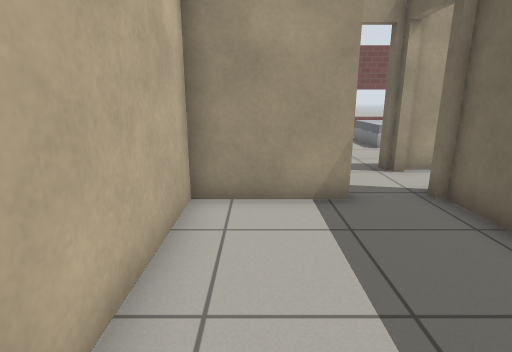
view 1 (above)

17 first-person views from a walk through a robot-simulator world made for Gazebo. The camera is 1 m above the floor, tilts 14° down and sees 80° across. The floor is counted in squares, 0.5 m on a side. Each view is taken from the middle of a square. On the plan, view 1 faces up. The plan holds only what a view shows up to about 17 squares ahead; the rest is blank. Gazebo's built-in surfaces are drawn with simple patterns.

view 2
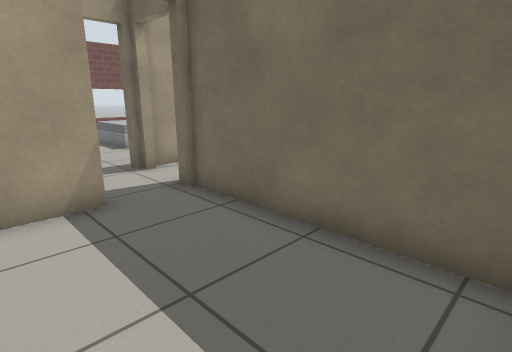

view 3
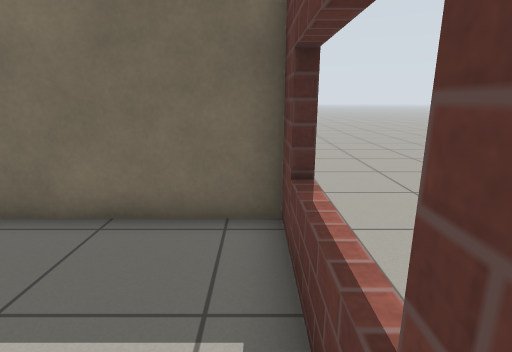

view 4
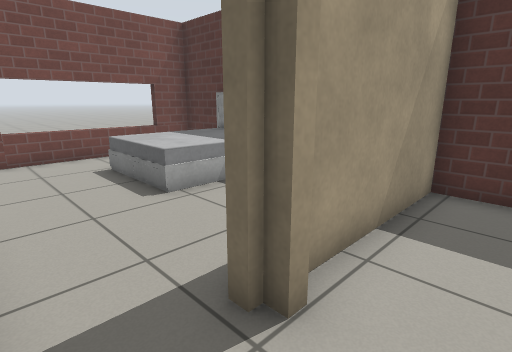

view 5
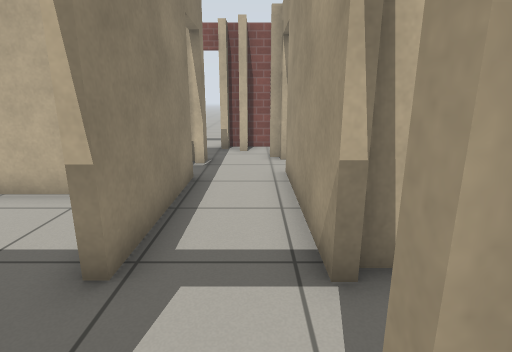

view 6
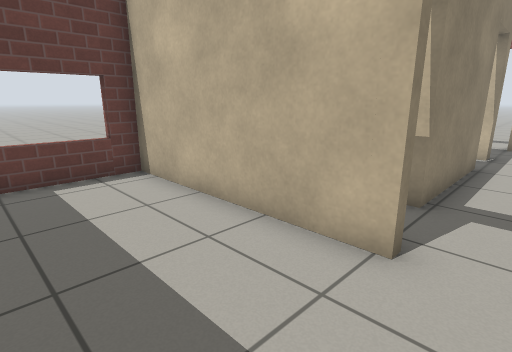

view 7
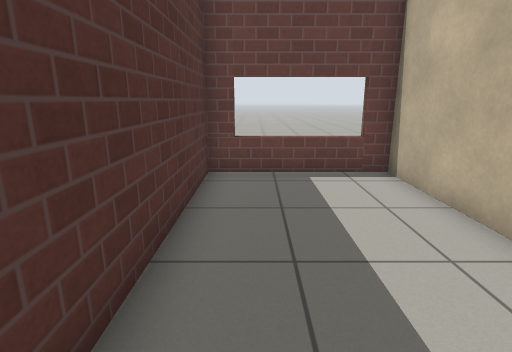

view 8
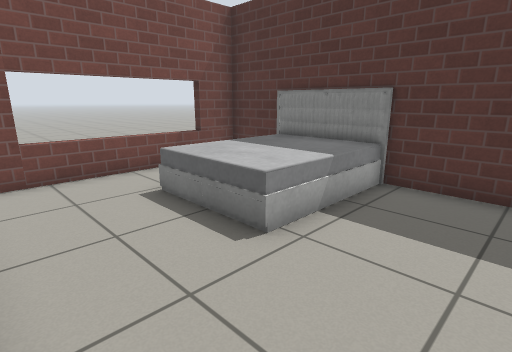

view 9
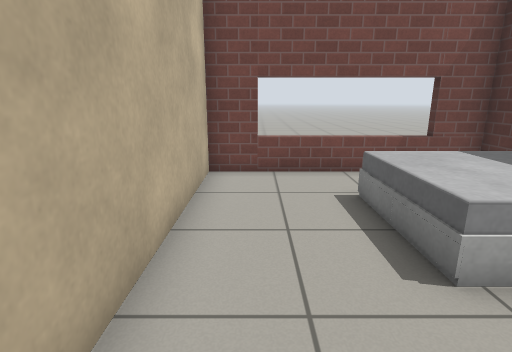

view 10
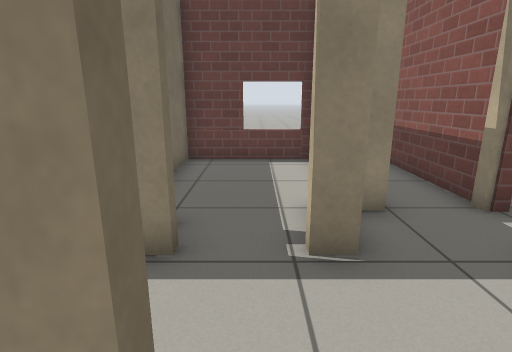

view 11
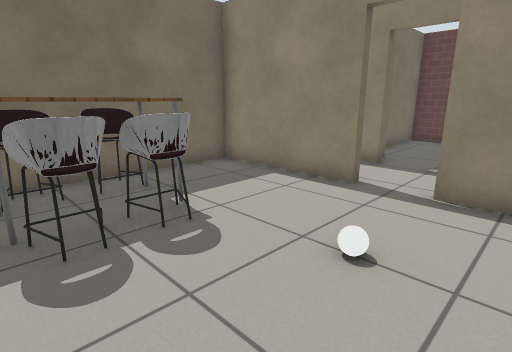

view 12
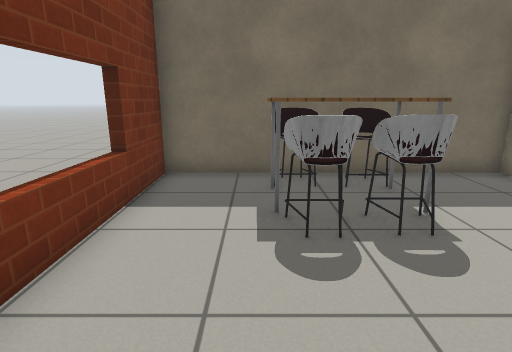

view 13
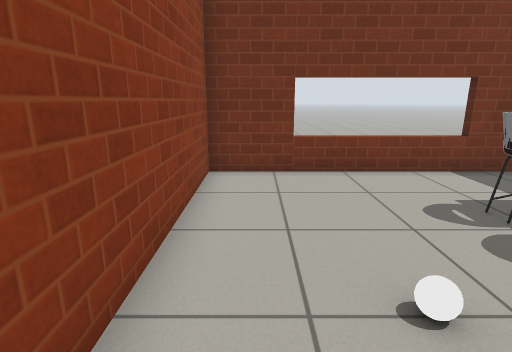

view 14
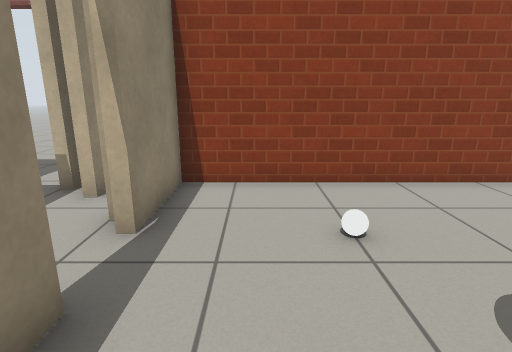

view 15
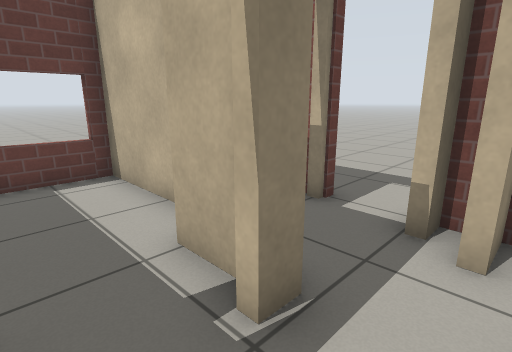

view 16
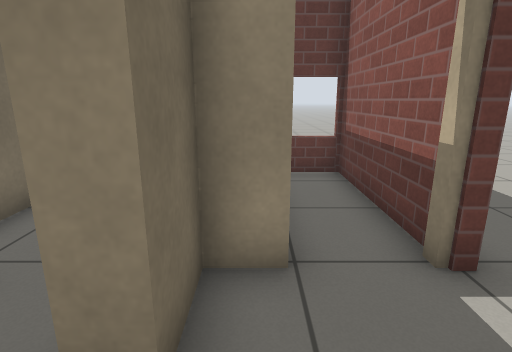

view 17
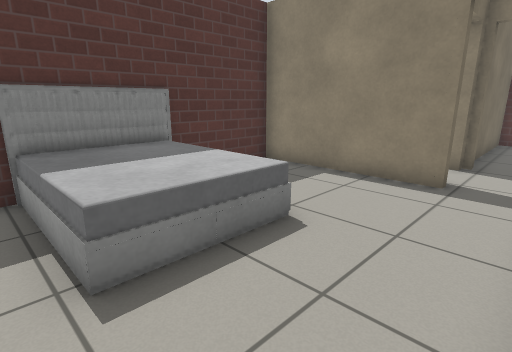

### Floor plan
Points are (right, up) in squares from view 1. A wall is a line through its corners. A room is listed if a view was taken in it or the views show most of it. See-through windows are left out.
Room 1 (views 1, 2, 3)
walls: (2, 6) (-1.3, 6) (-1.3, 1.3); (-0.6, -0.4) (4, -0.4) (4, 6.1)
ways out: open door at (2.5, 6) to room 2
Room 2 (views 4, 15, 16)
walls: (-3, 6.3) (2, 6.3); (-5.3, 8.8) (-5.9, 8.8); (-5.7, 8.5) (-6.2, 8.5); (1.9, 8.8) (-3.5, 8.8); (-6.5, 4.7) (-5.4, 4.7) (-5.4, 6.3) (-4.6, 6.3); (-7.2, 7.7) (-7.2, 7.2); (4, 6.2) (4, 6.7); (-8.3, 7.4) (-8.3, 6.9)
ways out: open door at (2.5, 6) to room 1; open door at (4, 7.5) to room 3; open door at (2.5, 9) to room 4; open door at (-4.5, 9) to room 5; open door at (-3.5, 6) to room 6; open door at (-8, 5)
Room 3 (views 5, 6, 7)
walls: (4.2, 6.7) (4.2, -0.4) (9.3, -0.4) (9.3, 8.8) (4.4, 8.8)
ways out: open door at (4, 7.5) to room 2
Room 4 (views 8, 9, 17)
walls: (1.3, 14.5) (1.3, 15.5); (1.3, 12.6) (1.3, 13.6); (9.3, 16.4) (9.3, 18.5) (1.7, 18.5) (1.7, 11.2); (3.7, 9.1) (9.3, 9.1) (9.3, 12.6); (1.7, 9.7) (1.7, 9.2)
ways out: open door at (2.5, 9) to room 2
objects: chair (0, 15) to (1, 15); bed (5, 13) to (9, 16)
Room 5 (views 10, 11, 12, 13, 14)
walls: (-3.5, 9.1) (1.3, 9.1) (1.3, 12.6); (1.3, 13.6) (1.3, 14.5); (1.3, 15.5) (1.3, 18.5) (-8.3, 18.5) (-8.3, 9.1) (-5.3, 9.1)
ways out: open door at (-4.5, 9) to room 2
objects: white ball (-5, 12); chair (-3, 13) to (-2, 14); chair (-3, 15) to (-2, 15); table (-1, 13) to (-1, 16); chair (0, 13) to (1, 14)
Room 6 (no view inside)
walls: (-6, 2.9) (-6, -0.4) (-1.7, -0.4) (-1.7, 3.1); (-5.1, 6) (-5.1, 4.3)
ways out: open door at (-3.5, 6) to room 2
Room 7 (no view inside)
walls: (-8.4, -0.4) (-7, -0.4); (-8.3, 4.7) (-8.3, -0.7)

Where each view was taken, in squares from view 1:
view 1: 0 up, 0 right, facing up
view 2: 0 up, 0 right, facing up-right
view 3: 0 up, 1 left, facing right
view 4: 7 up, 2 right, facing up-right
view 5: 8 up, 5 right, facing left
view 6: 8 up, 8 right, facing down-left
view 7: 8 up, 8 right, facing down
view 8: 10 up, 2 right, facing up-right
view 9: 10 up, 3 right, facing up
view 10: 10 up, 4 left, facing down
view 11: 16 up, 7 left, facing down-right
view 12: 16 up, 7 left, facing right
view 13: 10 up, 7 left, facing up
view 14: 11 up, 1 left, facing left
view 15: 8 up, 3 left, facing down-left
view 16: 8 up, 6 left, facing down
view 17: 17 up, 2 right, facing down-right
